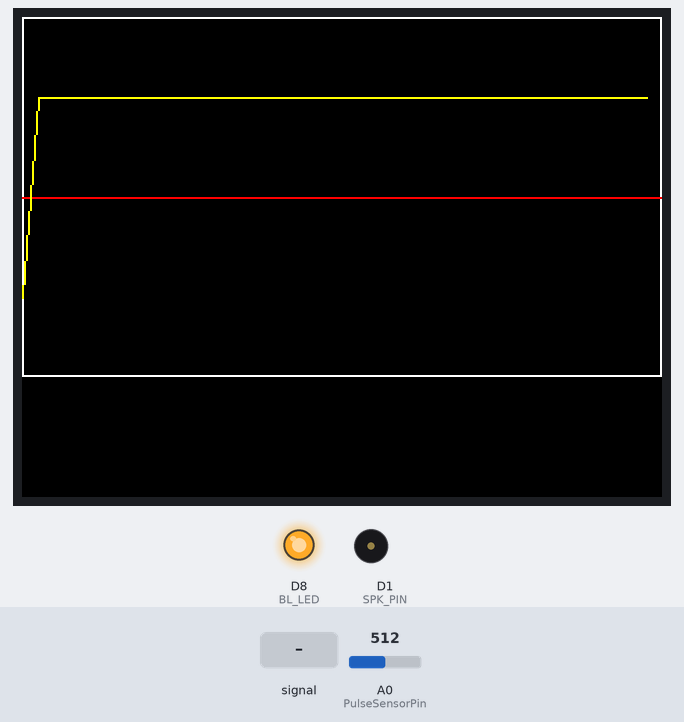
A sketch run on a simulated ESP8266 (NodeMCU). Shown: 320×240 colour display, output pins drawn as LEDs (lit = HIGH), buzzer (waves = sounding). The test bench sets the inputs (shaded band); at power-on: A0 (PulseSensorPin) = 512. What the sketch prints to the serial monitor is not drawn.

Above: at 1.4 s.
1.5 s: A0 (PulseSensorPin) fed a 200 Hz sine of ±81 counts around its level
At 1.92 s:
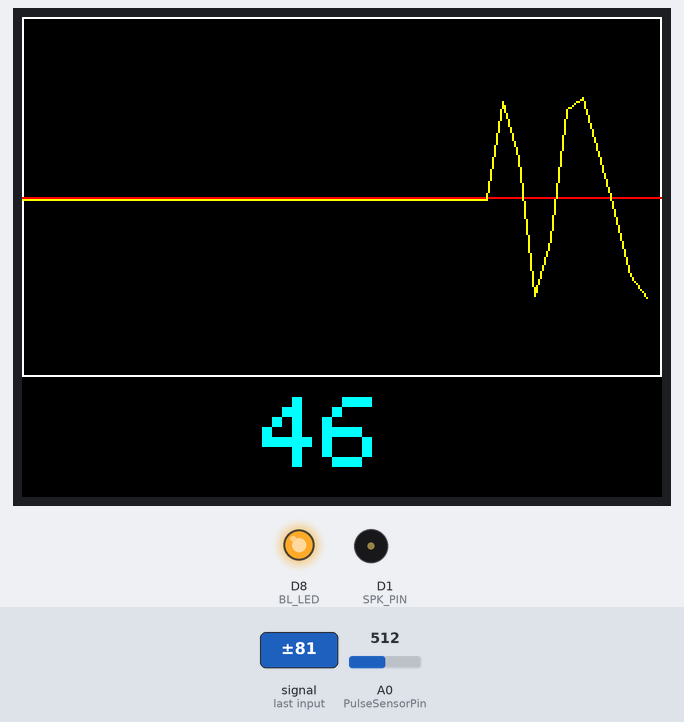
4.1 s: A0 (PulseSensorPin) set to 716
At 5.8 s:
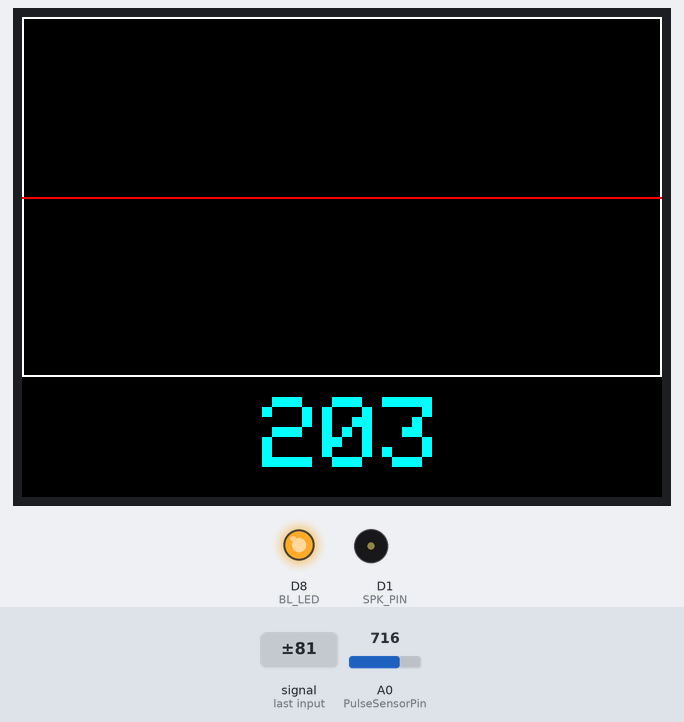
6.0 s: A0 (PulseSensorPin) set to 735
At 6.17 s:
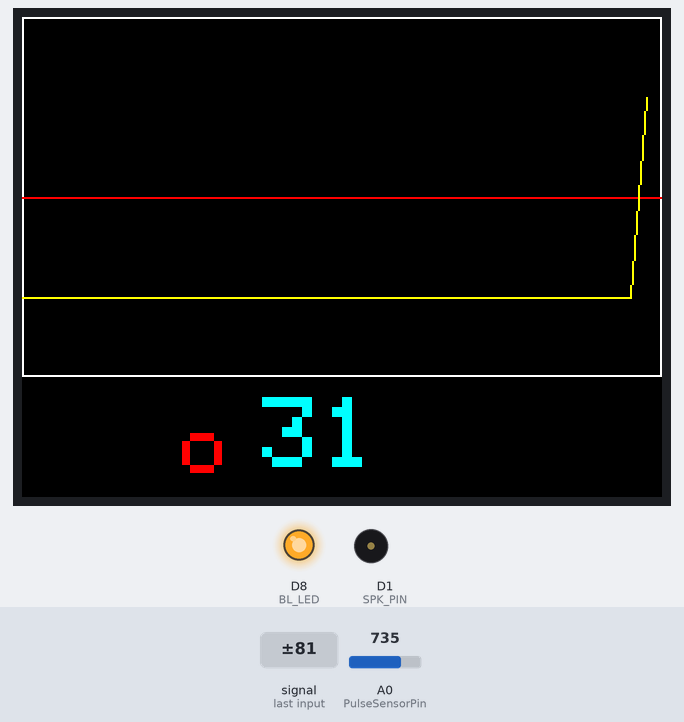
7.8 s: A0 (PulseSensorPin) fed a 1000 Hz sine of ±255 counts around its level
At 8.31 s:
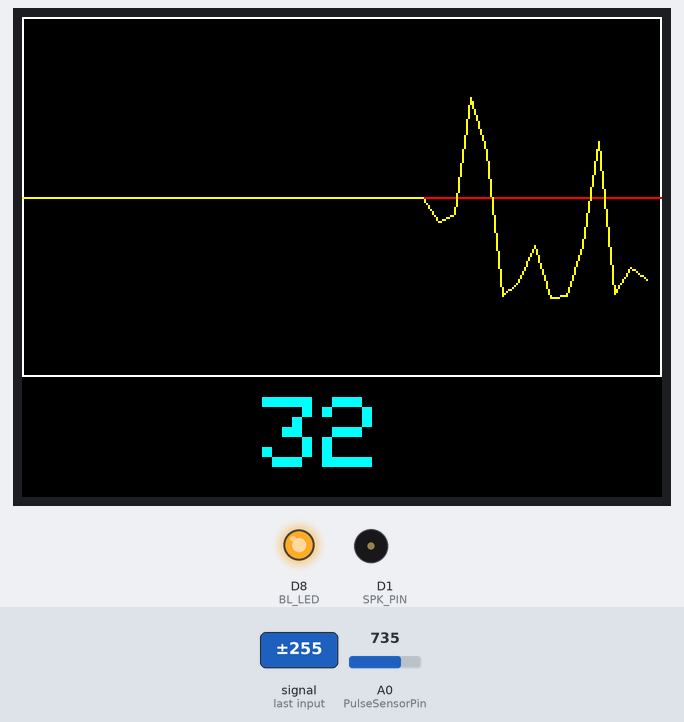
9.3 s: A0 (PulseSensorPin) set to 502
At 11.8 s:
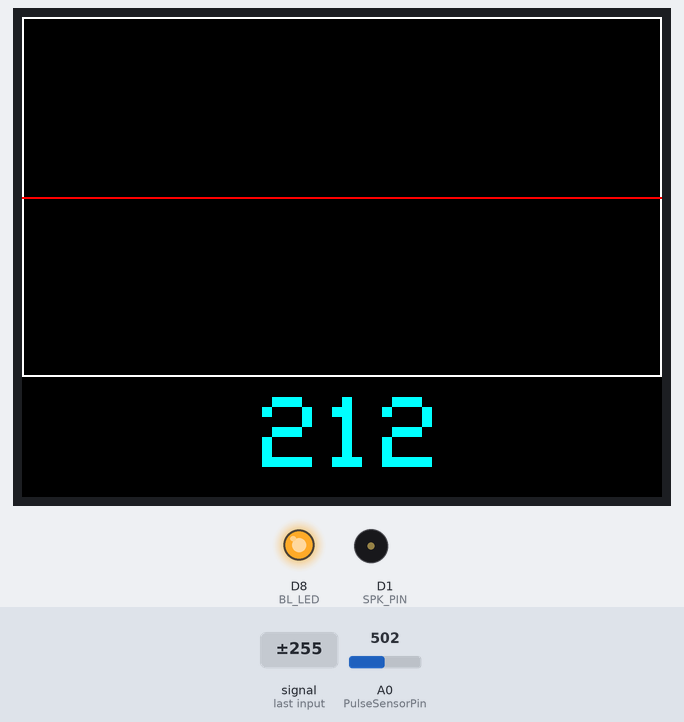
Timing chart, 0 to 12.2 s (numbered marks = the images above; inputs shaded):
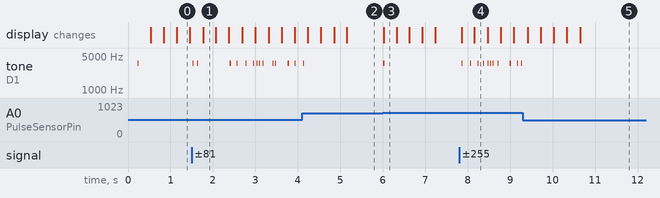

Measured:
- after the input at 1.5 s, tone on D1 (SPK_PIN): plays 3520 Hz for 0.03 s, 3520 Hz for 0.02 s, 3520 Hz for 0.03 s, 3520 Hz for 0.02 s, 3520 Hz for 0.02 s, 3520 Hz for 0.02 s … (13 notes in this stretch), starting at once; the display: changes after 0.27 s (image 1)
- after the input at 6.0 s, tone on D1 (SPK_PIN): silent → 3520 Hz at once, → silent 0.03 s later; the display: changes at once (image 3)
- after the input at 7.8 s, tone on D1 (SPK_PIN): plays 3520 Hz for 0.03 s, 3520 Hz for 0.02 s, 3520 Hz for 0.02 s, 3520 Hz for 0.02 s, 3520 Hz for 0.02 s, 3520 Hz for 0.02 s … (11 notes in this stretch), starting after 0.06 s; the display: first changes after 0.06 s (image 4 shows a later state)
- after the input at 9.3 s, tone on D1 (SPK_PIN): stops changing and stays silent

The sketch:

ILI9341_Heartbeat_ESP8266.ino
```cpp
#include <Adafruit_GFX.h>    // Core graphics library
#include <SPI.h>
#include <Wire.h>      // this is needed even tho we aren't using it
#include <Adafruit_ILI9341.h>
#include <ESP8266WiFi.h>

// The display also uses hardware SPI, plus SD3, D4, D8
static uint8_t SD3 = 10;
#define TFT_CS SD3
#define TFT_DC D4
//Back Light LED
#define BL_LED D8

Adafruit_ILI9341 tft = Adafruit_ILI9341(TFT_CS, TFT_DC);

// width/height of the display when rotated horizontally
#define TFT_WIDTH  320
#define TFT_HEIGHT 240
#define SCOPE_WIDTH 320
#define SCOPE_HEIGHT 180
#define DATA_POINTS 40

//if you don't want to hear the speaker beep, define SPK_PIN to -1
#define SPK_PIN D1
//#define SPK_PIN -1

//  Variables
int PulseSensorPin = A0;        // Pulse Sensor PURPLE WIRE connected to ANALOG PIN 0
int val,threshold=512,maxvalue=1023,minvalue=0,deadzone=0;
int values[DATA_POINTS];
int stableCount=0;
int pulseRate=70, prevPulseRate=70;
long int timeStamp[5], nowtime, prevtime;

// The SetUp Function:
void setup() {
   //Turn off WiFi to reduce the noise
   WiFi.disconnect();
   WiFi.mode(WIFI_OFF);

   pinMode(BL_LED, OUTPUT);
   digitalWrite(BL_LED, HIGH);
   Serial.begin(115200);         // Set's up Serial Communication at certain speed.
   tft.begin();
   tft.setRotation(3);
   tft.fillScreen(ILI9341_BLACK);
   pinMode(SPK_PIN,OUTPUT);
}

int getY(int val) {
  return map(val,minvalue,maxvalue, SCOPE_HEIGHT-40,40);
}

int getValue(void) {
  int value = -1;
  value = analogRead(PulseSensorPin);
  return value;
}

void pushValue(int value) {
  maxvalue = values[1];
  minvalue = values[1];
  for (int i=0; i<DATA_POINTS-1; i++)
  {
    values[i] = values[i+1];
    if (values[i]>maxvalue) {maxvalue= values[i];}
    else if (values[i]<minvalue) {minvalue= values[i];}
  }
  values[DATA_POINTS-1] = value;
  if (value>maxvalue) {maxvalue= value;}
  else if (value<minvalue) {minvalue= value;}
  threshold = (maxvalue-minvalue)*2/3+minvalue; //You can change /2 to *2/3
}

void drawLines(unsigned int color) {

  int x0 = 0;
  int y0 = getY(values[0]);
  for (int i=1; i<DATA_POINTS; i++) {
    int x1 = i*SCOPE_WIDTH/DATA_POINTS;
    int y1 = getY(values[i]);
    tft.drawLine(x0, y0, x1, y1, color);
    x0 = x1;
    y0 = y1;
  }
}

void drawGrid(void) {
  tft.drawRect(0, 0, SCOPE_WIDTH, SCOPE_HEIGHT, ILI9341_WHITE);
  tft.drawLine(0, SCOPE_HEIGHT/2, SCOPE_WIDTH, SCOPE_HEIGHT/2, ILI9341_RED);
}

void draw()
{
    val = getValue();
    drawLines(ILI9341_BLACK);
    pushValue(val);
    drawGrid();
    drawLines(ILI9341_YELLOW);
    drawHeart();
}

void drawHeart(void){
  tft.setCursor(80, 200);
  tft.setTextColor(ILI9341_BLACK);
  tft.setTextSize(4);
  tft.print("o");

  nowtime = millis();
  if ((values[DATA_POINTS-1] > (threshold+deadzone))&&(values[DATA_POINTS-2]<=(threshold-deadzone)))
  {
    timeStamp[stableCount] = nowtime;
    tft.setCursor(80, 200);
    tft.setTextColor(ILI9341_RED);
    tft.setTextSize(4);
    tft.print("o");
    tone(SPK_PIN,3520);
    pulseRate = (int)(60000.0 /(float)(nowtime-prevtime));
    if (pulseRate<220)
    {
      tft.fillRect(120,190,200,240,ILI9341_BLACK);
      tft.setCursor(120, 190);
      tft.setTextColor(ILI9341_CYAN);
      tft.setTextSize(5);
      tft.print(pulseRate);
    }
    prevtime = nowtime;
  }

//  prevsize=size;
}

// The Main Loop Function


void loop() {

   draw();                                           // Assign this value to the "Signal" variable.

   Serial.println(val);                    // Send the Signal value to Serial Plotter.


   delay(20);

   noTone(SPK_PIN);

}
```
